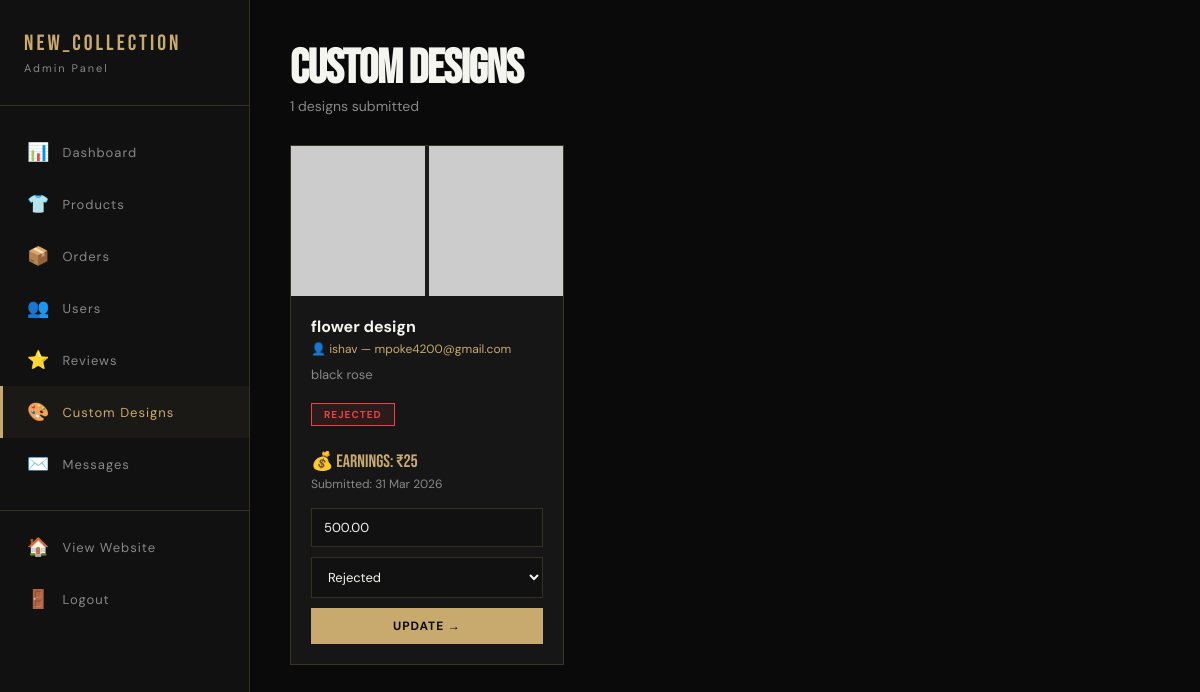
The page /admin/custom_designs.php (signed in) on the database its author committed.
### tables this page shows
CREATE TABLE `custom_designs` (
  `id` int(11) NOT NULL,
  `user_id` int(11) NOT NULL,
  `title` varchar(200) NOT NULL,
  `description` text DEFAULT NULL,
  `image_front` varchar(500) DEFAULT NULL,
  `image_back` varchar(500) DEFAULT NULL,
  `price` decimal(10,2) DEFAULT 0.00,
  `status` enum('pending','approved','rejected') DEFAULT 'pending',
  `total_earnings` decimal(10,2) DEFAULT 0.00,
  `created_at` timestamp NOT NULL DEFAULT current_timestamp()
);

CREATE TABLE `users` (
  `id` int(11) NOT NULL,
  `name` varchar(100) NOT NULL,
  `email` varchar(100) NOT NULL,
  `password` varchar(255) NOT NULL,
  `otp` varchar(6) DEFAULT NULL,
  `is_verified` tinyint(1) NOT NULL DEFAULT 0,
  `phone` varchar(20) DEFAULT NULL,
  `address` text DEFAULT NULL,
  `is_admin` tinyint(4) DEFAULT 0,
  `created_at` timestamp NOT NULL DEFAULT current_timestamp()
);

### admin/custom_designs.php (the view, shortened to what this page needs)
<?php
require_once '../php/config.php';
$designs = mysqli_query($conn, "SELECT cd.*, u.name as user_name, u.email FROM custom_designs cd JOIN users u ON cd.user_id=u.id ORDER BY cd.created_at DESC");
?>
<!DOCTYPE html>
<html lang="en">
<head>
</head>
<body>
    <aside class="sidebar">
        <div class="sidebar-logo">NEW_COLLECTION<span>Admin Panel</span></div>
        <ul class="sidebar-menu">
            <li><a href="index.php"><span>📊</span> Dashboard</a></li>
            <li><a href="products.php"><span>👕</span> Products</a></li>
            <li><a href="orders.php"><span>📦</span> Orders</a></li>
            <li><a href="users.php"><span>👥</span> Users</a></li>
            <li><a href="reviews.php"><span>⭐</span> Reviews</a></li>
            <li><a href="custom_designs.php" class="active"><span>🎨</span> Custom Designs</a></li>
            <li><a href="messages.php"><span>✉️</span> Messages</a></li>
            <li style="margin-top:20px;border-top:1px solid var(--border);padding-top:10px;">
                <a href="../index.php"><span>🏠</span> View Website</a>
            </li>
            <li><a href="../php/logout.php"><span>🚪</span> Logout</a></li>
        </ul>
    </aside>
    <main class="main-content">
        <div class="page-header">
            <h1>CUSTOM DESIGNS</h1>
            <p style="color:var(--muted);font-size:14px;"><?php echo mysqli_num_rows($designs); ?> designs submitted</p>
        </div>
        <?php if(mysqli_num_rows($designs) > 0): ?>
        <div class="designs-grid">
            <?php while($design = mysqli_fetch_assoc($designs)): ?>
            <div class="design-card">
                <div class="design-imgs">
                    <img src="../uploads/designs/<?php echo $design['image_front']; ?>"
                         onerror="this.src='https://via.placeholder.com/200x150/161616/c8a96e?text=Front'"
                         alt="Front">
                    <?php if($design['image_back']): ?>
                    <img src="../uploads/designs/<?php echo $design['image_back']; ?>"
                         onerror="this.src='https://via.placeholder.com/200x150/161616/c8a96e?text=Back'"
                         alt="Back">
                    <?php else: ?>
                    <div style="background:#1a1a1a;display:flex;align-items:center;justify-content:center;color:var(--muted);font-size:12px;">No Back</div>
                    <?php endif; ?>
                </div>
                <div class="design-info">
                    <div class="design-title"><?php echo $design['title']; ?></div>
                    <div class="design-user">👤 <?php echo $design['user_name']; ?> — <?php echo $design['email']; ?></div>
                    <div class="design-desc"><?php echo $design['description']; ?></div>
                    <span class="design-status status-<?php echo $design['status']; ?>">
                        <?php echo ucfirst($design['status']); ?>
                    </span>
                    <div class="earnings-badge">💰 Earnings: ₹<?php echo number_format($design['total_earnings'], 0); ?></div>
                    <div style="font-size:12px;color:var(--muted);margin-top:4px;margin-bottom:16px;">
                        Submitted: <?php echo date('d M Y', strtotime($design['created_at'])); ?>
                    </div>
                    <form method="POST" class="form-inline">
                        <input type="number" name="price" placeholder="Set Price (₹)" value="<?php echo $design['price']; ?>">
                        <select name="status">
                            <option value="rejected" <?php echo $design['status']=='rejected' ? 'selected' : ''; ?>>Rejected</option>
                        </select>
                        <button type="submit" name="update_design" class="btn-gold">Update →</button>
                    </form>
                </div>
            </div>
            <?php endwhile; ?>
        </div>
        <?php endif; ?>
    </main>
</body>
</html>

### admin/custom_designs.php (style rules this page uses)
* { margin:0; padding:0; box-sizing:border-box; }
:root { --black: #0a0a0a; --dark: #111111; --card: #161616; --gold: #c8a96e; --white: #f5f5f0; --muted: #888888; --red: #e84444; --green: #44e884; --border: rgba(200,169,110,0.2); }
body { background: var(--black); color: var(--white); font-family: 'DM Sans', sans-serif; display: flex; min-height: 100vh; }
.sidebar { width: 250px; background: var(--dark); border-right: 1px solid var(--border); padding: 30px 0; position: fixed; height: 100vh; overflow-y: auto; }
.sidebar-logo { font-family: 'Bebas Neue', sans-serif; font-size: 22px; letter-spacing: 3px; color: var(--gold); padding: 0 24px 30px; border-bottom: 1px solid var(--border); margin-bottom: 20px; }
.sidebar-logo span { display: block; font-family: 'DM Sans', sans-serif; font-size: 11px; letter-spacing: 2px; color: var(--muted); margin-top: 4px; }
.sidebar-menu { list-style: none; }
.sidebar-menu li a { display: flex; align-items: center; gap: 12px; padding: 14px 24px; color: var(--muted); font-size: 13px; letter-spacing: 1px; text-decoration: none; transition: all 0.3s; border-left: 3px solid transparent; }
.sidebar-menu li a:hover, .sidebar-menu li a.active { color: var(--gold); background: rgba(200,169,110,0.05); border-left-color: var(--gold); }
.sidebar-menu li a span { font-size: 18px; }
.sidebar { -ms-overflow-style: none; scrollbar-width: none; }
.main-content { margin-left: 250px; flex: 1; padding: 40px; }
.page-header { margin-bottom: 30px; }
.page-header h1 { font-family: 'Bebas Neue', sans-serif; font-size: 48px; letter-spacing: -1px; }
.designs-grid { display: grid; grid-template-columns: repeat(3, 1fr); gap: 24px; }
.design-card { background: var(--card); border: 1px solid var(--border); overflow: hidden; }
.design-imgs { display: grid; grid-template-columns: 1fr 1fr; gap: 4px; background: #1a1a1a; }
.design-imgs img { width: 100%; height: 150px; object-fit: cover; }
.design-info { padding: 20px; }
.design-title { font-size: 16px; font-weight: 700; margin-bottom: 4px; }
.design-user { font-size: 12px; color: var(--gold); margin-bottom: 8px; }
.design-desc { font-size: 13px; color: var(--muted); line-height: 1.6; margin-bottom: 16px; }
.design-status { padding: 4px 12px; font-size: 10px; font-weight: 700; letter-spacing: 1px; text-transform: uppercase; display: inline-block; margin-bottom: 16px; }
.status-rejected { background: rgba(232,68,68,0.1); color: var(--red); border: 1px solid var(--red); }
.form-inline { display: flex; flex-direction: column; gap: 10px; }
.form-inline input, .form-inline select { background: var(--dark); border: 1px solid var(--border); color: var(--white); padding: 10px 12px; font-family: 'DM Sans', sans-serif; font-size: 13px; }
.btn-gold { background: var(--gold); color: var(--black); border: none; padding: 10px 20px; font-family: 'DM Sans', sans-serif; font-size: 12px; font-weight: 700; letter-spacing: 1px; text-transform: uppercase; cursor: pointer; transition: all 0.3s; }
.earnings-badge { font-family: 'Bebas Neue', sans-serif; font-size: 18px; color: var(--gold); margin-top: 8px; }
a { text-decoration: none; color: inherit; }

### rows shown on the page
custom_designs: title "flower design", user.name "ishav", user.email "mpoke4200@gmail.com", description "black rose", status "REJECTED", total_earnings "25", created_at "31 Mar 2026", price "500.00", status "Rejected"

### other values the page prints
mysqli_num_rows($designs) "1"
